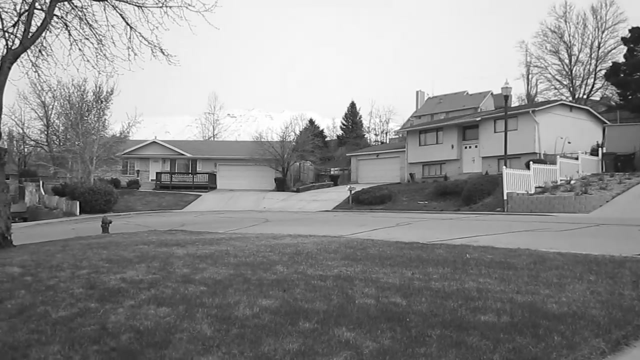
#> input picture Lab2/mosaic1.pgm, 640 x 360 px, found by its file name
$ python assign2a.py
#> lines starting #> are read from the running program, lines starting #| are printed output that depends on the picture; after the words box and inside, x2 and y2 are one past the last pixel; in counts of white or black regions, pixels touching at a corner belong together
#Import libraries
from pylab import *
import cv2
import random as rn
import csv
from scipy.linalg import null_space

#Functions

#Bilinear
#Rows and columns of the target as input
def bilnr(src, H, rows, cols) :
     #Creating vector to multiply Hinv
     x = list(np.arange(0,rows))
     x = x*cols
     x = array(x)
     x = x.reshape(cols,rows)
     x = x.T
     x = x.reshape(int(rows*cols),1)
     y = list(np.arange(0,cols))
     y = y*rows
     y = array(y)
     y = y.reshape(int(rows*cols),1)
     o = np.ones((int(rows*cols),1))
     xy = array([x,y,o])
     xy = xy.T
     xy = xy[0]
     xy = xy.T
     xy[1] = xy[1] - cenx

     #Target to source mapping
     xy_temp = np.linalg.inv(H)@ xy
     #xy_temp = xy_temp.T
     x = xy_temp[0]/xy_temp[2]
     y = xy_temp[1]/xy_temp[2]

     #print(shape(x),shape(y))

     #xf = int(np.floor(x))
     #yf = int(np.floor(y))
     xf = x.astype(int)
     yf = y.astype(int)

	#distance from pixel
     a = x-xf
     b = y-yf

     Ival = np.zeros(shape(xf))
     #print(shape(src))
     #Find intensity
     for i in range(0,len(xf)) :
          #if check[i] == False :
          if xf[i] < shape(src)[0]-1 and yf[i] < shape(src)[1]-1 and xf[i]>0 and yf[i]>0 :
               #print(yf[i])
               Ival[i] = (1-a[i])*(1-b[i])*src[xf[i]][yf[i]] + (1-a[i])*(b[i])*src[xf[i]][yf[i]+1] + (a[i])*(1-b[i])*src[xf[i]+1][yf[i]] + (a[i])*(b[i])*src[xf[i]+1][yf[i]+1]

     Ival = Ival.reshape(rows,cols)
     return Ival

#RANSAC
def ransac(corresp1,corresp2) :
     frac = 0
     niter = 0
     while(frac <= 0.99) :

          #Generate 4 random numbers from the set
          Lmp = len(corresp1)
          r = rn.sample(range(0,Lmp),4)
          a = [corresp1[r[i]] for i in range(0,len(r))]
          b = [corresp2[r[i]] for i in range(0,len(r))]
          #Take these 4 points and find homography
          #Fill in the matrix
          vsize = 9
          eqns = 4
          A = np.zeros((int(2*eqns),vsize))
          #print(shape(A))
          #Loop to fill in the values
          for i in range(0,eqns) :
               A[int(2*i)][0] = b[i][0]
               A[int(2*i)][1] = b[i][1]
               A[int(2*i)][2] = 1
               A[int(2*i)][3] = 0
               A[int(2*i)][4] = 0
               A[int(2*i)][5] = 0
               A[int(2*i)][6] = -b[i][0]*a[i][0]
               A[int(2*i)][7] = -b[i][1]*a[i][0]
               A[int(2*i)][8] = -a[i][0]

               A[int(2*i)+1][0] = 0
               A[int(2*i)+1][1] = 0
               A[int(2*i)+1][2] = 0
               A[int(2*i)+1][3] = b[i][0]
               A[int(2*i)+1][4] = b[i][1]
               A[int(2*i)+1][5] = 1
               A[int(2*i)+1][6] = -b[i][0]*a[i][1]
               A[int(2*i)+1][7] = -b[i][1]*a[i][1]
               A[int(2*i)+1][8] = -a[i][1]

          #Find nullspace of the matrix
          h = null_space(A)
          #print(shape(h))
          #Put h in order
          H = h.reshape((3,3))

          #Check with remaining points and see fraction
          C = []
          iterset = list(set(np.arange(0,Lmp)).difference(r))
          bvec = np.zeros((3,1))
          avec = np.zeros((2,1))
          eps = 10
          #12 0.75 good
          #16 0.75 works
          bvec[2] = 1
          for item in iterset :
               bvec[0] = corresp2[item][0]
               bvec[1] = corresp2[item][1]

               atemp = H @ bvec
               avec[0] = atemp[0]/atemp[2]
               avec[1] = atemp[1]/atemp[2]

               dist = np.sqrt(pow(corresp1[item][0]-avec[0],2) + pow(corresp1[item][1]-avec[1],2))
               if dist < eps :
                    C.append(item)

          #Check how good in the consensus set
          frac = len(C)/len(iterset)
          niter = niter+1
     return H,frac,niter,C

#Define path of src

path1  = r"/home/vignesh/EE5175/Lab2/mosaic1.pgm"
src1 = cv2.imread(path1,0)
#> src1 is the input picture: shape (360, 640); min 4, max 255, mean 140.4

path2  = r"/home/vignesh/EE5175/Lab2/mosaic2.pgm"
src2 = cv2.imread(path2,0)
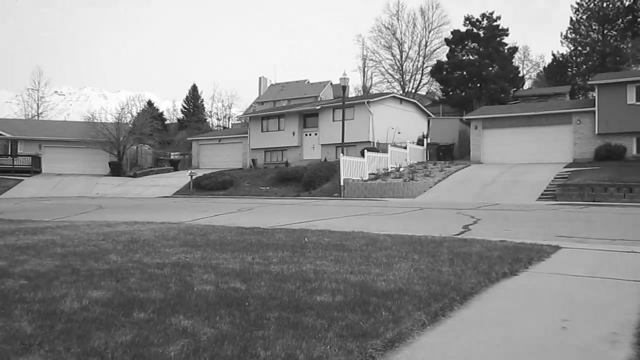
#> input picture Lab2/mosaic2.pgm, 640 x 360 px, found by its file name
#> src2 is the input picture: shape (360, 640); min 10, max 255, mean 139.2

path3  = r"/home/vignesh/EE5175/Lab2/mosaic3.pgm"
src3 = cv2.imread(path3,0)
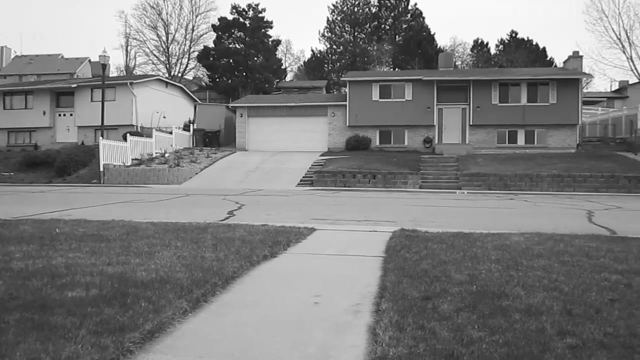
#> input picture Lab2/mosaic3.pgm, 640 x 360 px, found by its file name
#> src3 is the input picture: shape (360, 640); min 11, max 255, mean 127.1

#Run SIFT and obtain matching key points
correspa1 = []
correspa2 = []
with open("corresp_mosaic2_1.csv") as csvfile:
#> (reads Lab2/corresp_mosaic2_1.csv from the repository)
    reader = csv.reader(csvfile, quoting=csv.QUOTE_NONNUMERIC) # change contents to floats
    for row in reader: # each row is a list
        correspa1.append(row[:2])
        correspa2.append(row[2:])
correspa1 = array(correspa1)
correspa2 = array(correspa2)

#Run SIFT and obtain matching key points
correspc1 = []
correspc2 = []
with open("corresp_mosaic2_3.csv") as csvfile:
#> (reads Lab2/corresp_mosaic2_3.csv from the repository)
    reader = csv.reader(csvfile, quoting=csv.QUOTE_NONNUMERIC) # change contents to floats
    for row in reader: # each row is a list
        correspc1.append(row[:2])
        correspc2.append(row[2:])
correspc1 = array(correspc1)
correspc2 = array(correspc2)

H1,frac1,niter1,C1 = ransac(correspa1,correspa2)
H3,frac3,niter3,C3 = ransac(correspc1,correspc2)
print(frac1,frac3)
#print(H1,H3)
#print(niter1,niter3)

#Define topcorer
#print(shape(src1))
cenx = int(floor(shape(src1)[1]))
#> cenx = 640

#Create canvas
nrows = shape(src2)[0]
#> nrows = 360
ncolumns = shape(src1)[1] + shape(src2)[1] + shape(src3)[1]
#> ncolumns = 1920
print(shape(src1)[1],shape(src2)[1])
#| 640 640

canvas = np.zeros((nrows,ncolumns))
countcnvs = np.zeros((nrows,ncolumns))

canvas1 = bilnr(src1, H1, nrows, ncolumns)
canvas2 = bilnr(src2, np.identity(3), nrows, ncolumns)
canvas3 = bilnr(src3, H3, nrows, ncolumns)

#Finding no of intensities at each point
temp = np.equal(canvas1,np.zeros(shape(canvas1)))
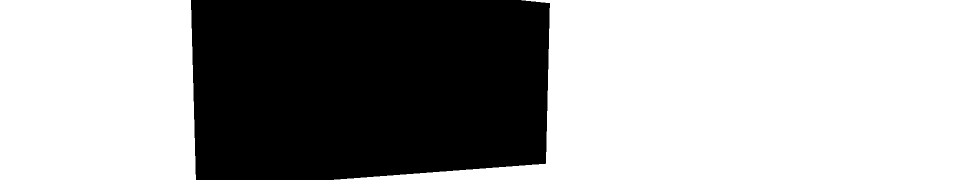
#> temp: shape (360, 1920) bool (shown at 1/2 size); 64.1% white; 1 black region, box (x1, y1, x2, y2) and area: (382, 0, 1100, 360) 247911
temp = ~temp
temp = temp.astype(int)
countcnvs = countcnvs + temp

temp = np.equal(canvas2,np.zeros(shape(canvas1)))
#> temp: shape (360, 1920) bool; 67% white; 1 black region, box (x1, y1, x2, y2) and area: (641, 1, 1279, 359) 228404
temp = ~temp
temp = temp.astype(int)
countcnvs = countcnvs + temp

temp = np.equal(canvas3,np.zeros(shape(canvas1)))
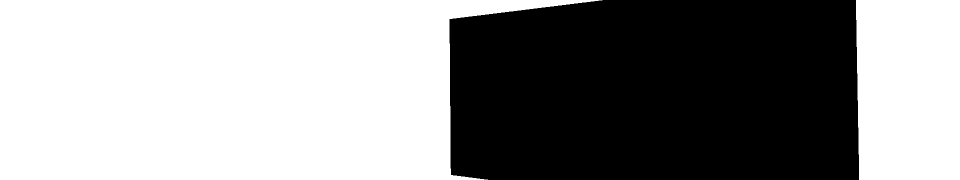
#> temp: shape (360, 1920) bool (shown at 1/2 size); 58.5% white; 1 black region, box (x1, y1, x2, y2) and area: (899, 0, 1718, 360) 287033
temp = ~temp
temp = temp.astype(int)
countcnvs = countcnvs + temp
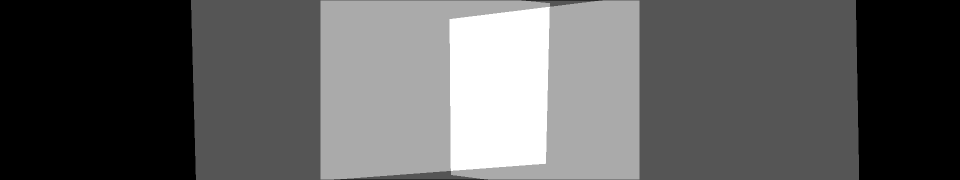
#> countcnvs: shape (360, 1920) float64 (shown at 1/2 size); min 0, max 3, mean 1.1; drawn with min black and max white

#Image plot
canvas = canvas1 + canvas3 + canvas2
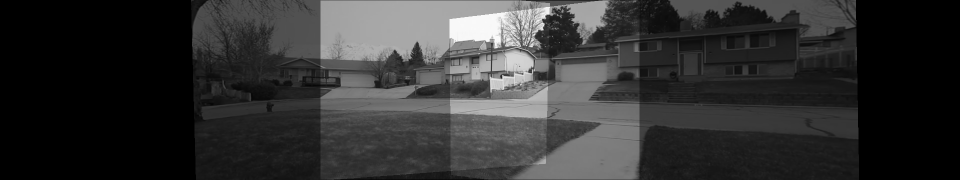
#> canvas: shape (360, 1920) float64 (shown at 1/2 size); min 0, max 738.2, mean 145.9; drawn with min black and max white
plt.imshow(canvas/countcnvs,cmap = "gray")
plt.axis("off")
plt.show()
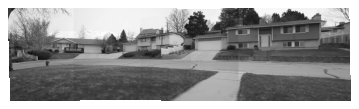
#> figure drawn by matplotlib, 1 panel
